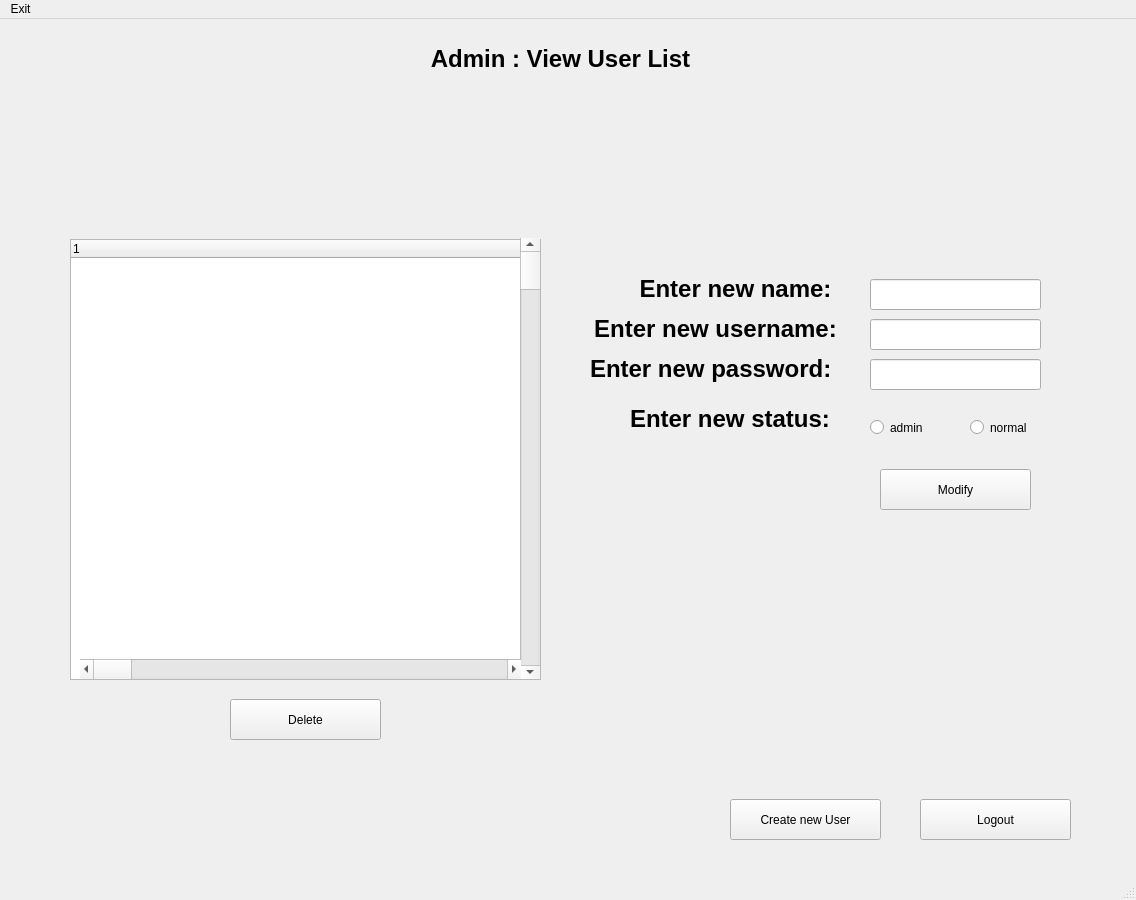
<?xml version="1.0" encoding="UTF-8"?>
<ui version="4.0">
 <class>MainWindow</class>
 <widget class="QMainWindow" name="MainWindow">
  <property name="geometry">
   <rect>
    <x>0</x>
    <y>0</y>
    <width>1136</width>
    <height>900</height>
   </rect>
  </property>
  <property name="windowTitle">
   <string>MainWindow</string>
  </property>
  <widget class="QWidget" name="centralwidget">
   <widget class="QLabel" name="label">
    <property name="geometry">
     <rect>
      <x>450</x>
      <y>50</y>
      <width>231</width>
      <height>171</height>
     </rect>
    </property>
    <property name="text">
     <string>&lt;html&gt;&lt;head/&gt;&lt;body&gt;&lt;p&gt;&lt;img src=&quot;:/newPrefix/Webp.net-resizeimage.jpg&quot;/&gt;&lt;/p&gt;&lt;/body&gt;&lt;/html&gt;</string>
    </property>
   </widget>
   <widget class="QPushButton" name="pushButton_2">
    <property name="geometry">
     <rect>
      <x>920</x>
      <y>780</y>
      <width>151</width>
      <height>41</height>
     </rect>
    </property>
    <property name="text">
     <string>Logout</string>
    </property>
   </widget>
   <widget class="QLineEdit" name="lineEdit">
    <property name="geometry">
     <rect>
      <x>870</x>
      <y>260</y>
      <width>171</width>
      <height>31</height>
     </rect>
    </property>
   </widget>
   <widget class="QPushButton" name="pushButton_3">
    <property name="geometry">
     <rect>
      <x>230</x>
      <y>680</y>
      <width>151</width>
      <height>41</height>
     </rect>
    </property>
    <property name="text">
     <string>Delete</string>
    </property>
   </widget>
   <widget class="QPushButton" name="pushButton_4">
    <property name="geometry">
     <rect>
      <x>880</x>
      <y>450</y>
      <width>151</width>
      <height>41</height>
     </rect>
    </property>
    <property name="text">
     <string>Modify</string>
    </property>
   </widget>
   <widget class="QRadioButton" name="radioButton">
    <property name="geometry">
     <rect>
      <x>870</x>
      <y>400</y>
      <width>82</width>
      <height>17</height>
     </rect>
    </property>
    <property name="text">
     <string>admin</string>
    </property>
   </widget>
   <widget class="QRadioButton" name="radioButton_2">
    <property name="geometry">
     <rect>
      <x>970</x>
      <y>400</y>
      <width>82</width>
      <height>17</height>
     </rect>
    </property>
    <property name="text">
     <string>normal</string>
    </property>
   </widget>
   <widget class="QPushButton" name="pushButton_5">
    <property name="geometry">
     <rect>
      <x>730</x>
      <y>780</y>
      <width>151</width>
      <height>41</height>
     </rect>
    </property>
    <property name="text">
     <string>Create new User</string>
    </property>
   </widget>
   <widget class="QLabel" name="label_2">
    <property name="geometry">
     <rect>
      <x>390</x>
      <y>-10</y>
      <width>341</width>
      <height>101</height>
     </rect>
    </property>
    <property name="text">
     <string>&lt;html&gt;&lt;head/&gt;&lt;body&gt;&lt;p align=&quot;center&quot;&gt;&lt;span style=&quot; font-size:18pt; font-weight:600;&quot;&gt;Admin : View User List&lt;/span&gt;&lt;/p&gt;&lt;/body&gt;&lt;/html&gt;</string>
    </property>
   </widget>
   <widget class="QLabel" name="label_3">
    <property name="geometry">
     <rect>
      <x>580</x>
      <y>270</y>
      <width>271</width>
      <height>81</height>
     </rect>
    </property>
    <property name="text">
     <string>&lt;html&gt;&lt;head/&gt;&lt;body&gt;&lt;p align=&quot;center&quot;&gt;&lt;span style=&quot; font-size:18pt; font-weight:600;&quot;&gt;Enter new username:&lt;/span&gt;&lt;/p&gt;&lt;/body&gt;&lt;/html&gt;</string>
    </property>
   </widget>
   <widget class="QLabel" name="label_4">
    <property name="geometry">
     <rect>
      <x>600</x>
      <y>230</y>
      <width>271</width>
      <height>81</height>
     </rect>
    </property>
    <property name="text">
     <string>&lt;html&gt;&lt;head/&gt;&lt;body&gt;&lt;p align=&quot;center&quot;&gt;&lt;span style=&quot; font-size:18pt; font-weight:600;&quot;&gt;Enter new name:&lt;/span&gt;&lt;/p&gt;&lt;/body&gt;&lt;/html&gt;</string>
    </property>
   </widget>
   <widget class="QLabel" name="label_5">
    <property name="geometry">
     <rect>
      <x>590</x>
      <y>310</y>
      <width>271</width>
      <height>81</height>
     </rect>
    </property>
    <property name="text">
     <string>&lt;html&gt;&lt;head/&gt;&lt;body&gt;&lt;p&gt;&lt;span style=&quot; font-size:18pt; font-weight:600;&quot;&gt;Enter new password:&lt;/span&gt;&lt;/p&gt;&lt;/body&gt;&lt;/html&gt;</string>
    </property>
   </widget>
   <widget class="QLabel" name="label_6">
    <property name="geometry">
     <rect>
      <x>630</x>
      <y>360</y>
      <width>271</width>
      <height>81</height>
     </rect>
    </property>
    <property name="text">
     <string>&lt;html&gt;&lt;head/&gt;&lt;body&gt;&lt;p&gt;&lt;span style=&quot; font-size:18pt; font-weight:600;&quot;&gt;Enter new status:&lt;/span&gt;&lt;/p&gt;&lt;/body&gt;&lt;/html&gt;</string>
    </property>
   </widget>
   <widget class="QLineEdit" name="lineEdit_4">
    <property name="geometry">
     <rect>
      <x>870</x>
      <y>300</y>
      <width>171</width>
      <height>31</height>
     </rect>
    </property>
   </widget>
   <widget class="QLineEdit" name="lineEdit_5">
    <property name="geometry">
     <rect>
      <x>870</x>
      <y>340</y>
      <width>171</width>
      <height>31</height>
     </rect>
    </property>
   </widget>
   <widget class="QTreeWidget" name="treeWidget">
    <property name="geometry">
     <rect>
      <x>70</x>
      <y>220</y>
      <width>471</width>
      <height>441</height>
     </rect>
    </property>
    <column>
     <property name="text">
      <string notr="true">1</string>
     </property>
    </column>
   </widget>
   <widget class="QScrollBar" name="verticalScrollBar">
    <property name="geometry">
     <rect>
      <x>520</x>
      <y>219</y>
      <width>20</width>
      <height>441</height>
     </rect>
    </property>
    <property name="orientation">
     <enum>Qt::Vertical</enum>
    </property>
   </widget>
   <widget class="QScrollBar" name="horizontalScrollBar">
    <property name="geometry">
     <rect>
      <x>80</x>
      <y>640</y>
      <width>441</width>
      <height>20</height>
     </rect>
    </property>
    <property name="orientation">
     <enum>Qt::Horizontal</enum>
    </property>
   </widget>
  </widget>
  <widget class="QMenuBar" name="menubar">
   <property name="geometry">
    <rect>
     <x>0</x>
     <y>0</y>
     <width>1136</width>
     <height>21</height>
    </rect>
   </property>
   <widget class="QMenu" name="menuExit">
    <property name="title">
     <string>Exit</string>
    </property>
   </widget>
   <addaction name="menuExit"/>
  </widget>
  <widget class="QStatusBar" name="statusbar"/>
 </widget>
 <resources>
  <include location="rochePic.qrc"/>
 </resources>
 <connections/>
</ui>
